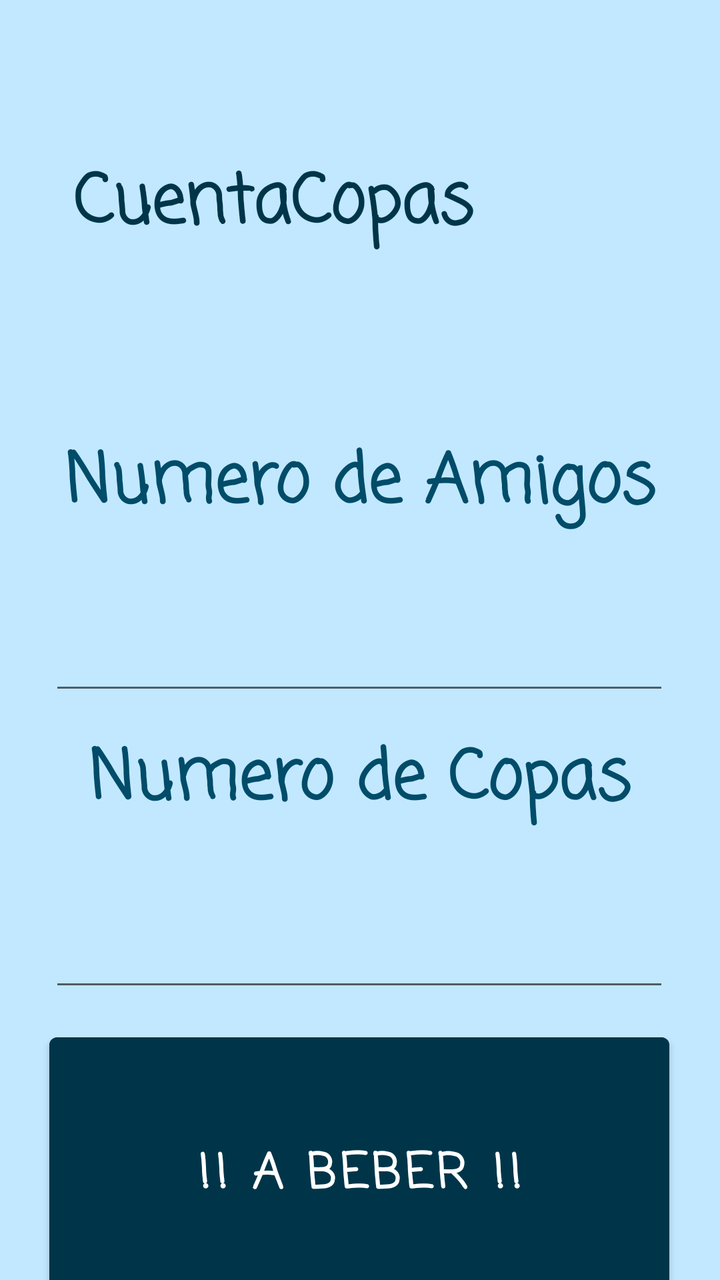
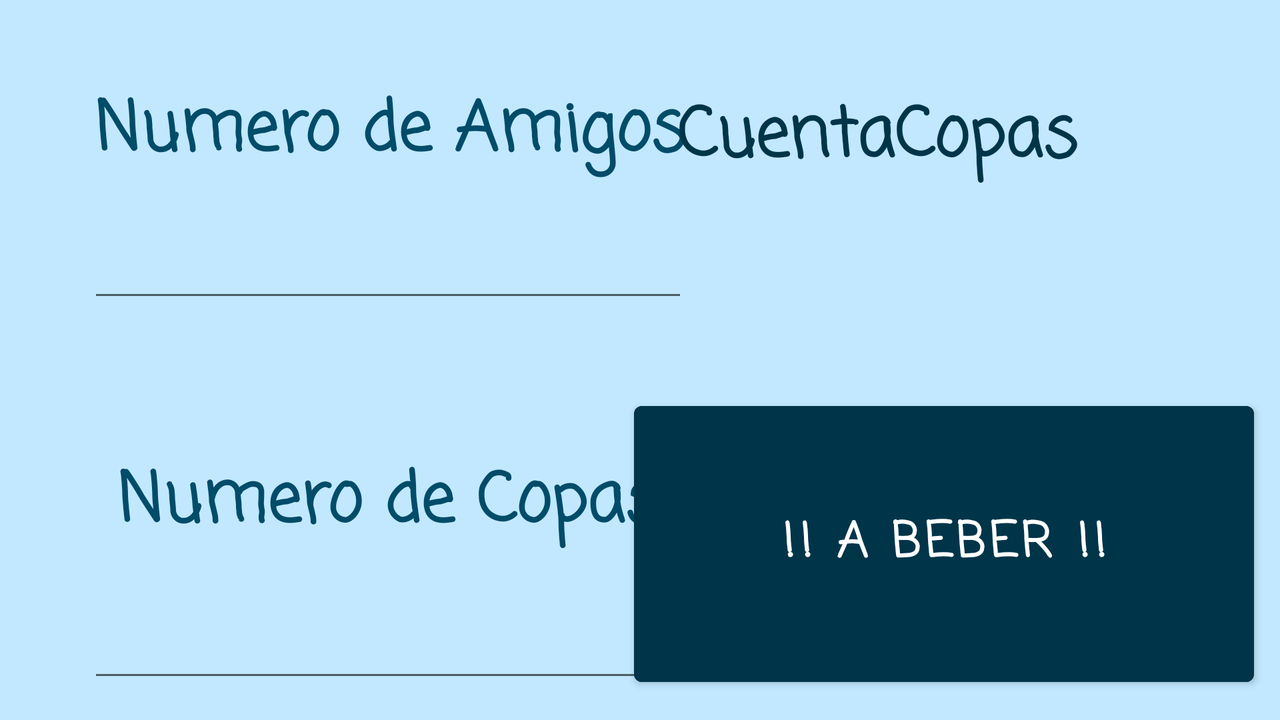

First picture: res/layout/ on a phone held upright. Second picture: the repository's own variant of that layout, on a device whose configuration matches the variant's folder. Source for both follows.
<!-- AndroidManifest.xml: application theme Theme.CuentaCopas -->
<!-- res/layout/activity_main.xml -->
<?xml version="1.0" encoding="utf-8"?>
<androidx.constraintlayout.widget.ConstraintLayout xmlns:android="http://schemas.android.com/apk/res/android"
    xmlns:app="http://schemas.android.com/apk/res-auto"
    xmlns:tools="http://schemas.android.com/tools"
    android:layout_width="match_parent"
    android:layout_height="match_parent"
    android:background="@color/material_dynamic_primary90"
    tools:context=".MainActivity">

    <TextView
        android:id="@+id/textViewNA"
        android:layout_width="310dp"
        android:layout_height="wrap_content"
        android:layout_marginTop="216dp"
        android:fontFamily="casual"
        android:text="@string/N_amigos"
        android:textAlignment="center"
        android:textColor="@color/material_dynamic_primary30"
        android:textSize="34sp"
        android:textStyle="bold"
        app:layout_constraintEnd_toEndOf="parent"
        app:layout_constraintHorizontal_bias="0.495"
        app:layout_constraintStart_toStartOf="parent"
        app:layout_constraintTop_toTopOf="parent" />

    <Button
        android:id="@+id/buttonEmpezar"
        android:layout_width="310dp"
        android:layout_height="150dp"
        android:layout_marginTop="12dp"
        android:backgroundTint="@color/material_dynamic_primary20"
        android:fontFamily="casual"
        android:text="@string/Abeber"
        android:textSize="24sp"
        android:textStyle="bold"
        app:layout_constraintEnd_toEndOf="parent"
        app:layout_constraintHorizontal_bias="0.495"
        app:layout_constraintStart_toStartOf="parent"
        app:layout_constraintTop_toBottomOf="@+id/editTextNcopas" />

    <TextView
        android:id="@+id/textViewNC"
        android:layout_width="310dp"
        android:layout_height="wrap_content"
        android:layout_marginTop="12dp"
        android:fontFamily="casual"
        android:text="@string/N_copas"
        android:textAlignment="center"
        android:textColor="@color/material_dynamic_primary30"
        android:textSize="34sp"
        android:textStyle="bold"
        app:layout_constraintEnd_toEndOf="parent"
        app:layout_constraintHorizontal_bias="0.495"
        app:layout_constraintStart_toStartOf="parent"
        app:layout_constraintTop_toBottomOf="@+id/editTextNamigos" />

    <EditText
        android:id="@+id/editTextNcopas"
        android:layout_width="310dp"
        android:layout_height="wrap_content"
        android:layout_marginTop="16dp"
        android:ems="10"
        android:fontFamily="casual"
        android:inputType="number"
        android:textAlignment="center"
        android:textColor="@color/material_dynamic_primary30"
        android:textSize="34sp"
        app:layout_constraintEnd_toEndOf="parent"
        app:layout_constraintHorizontal_bias="0.495"
        app:layout_constraintStart_toStartOf="parent"
        app:layout_constraintTop_toBottomOf="@+id/textViewNC" />

    <EditText
        android:id="@+id/editTextNamigos"
        android:layout_width="310dp"
        android:layout_height="wrap_content"
        android:layout_marginTop="16dp"
        android:ems="10"
        android:fontFamily="casual"
        android:inputType="number"
        android:textAlignment="center"
        android:textColor="@color/material_dynamic_primary30"
        android:textSize="34sp"
        app:layout_constraintEnd_toEndOf="parent"
        app:layout_constraintHorizontal_bias="0.495"
        app:layout_constraintStart_toStartOf="parent"
        app:layout_constraintTop_toBottomOf="@+id/textViewNA" />

    <TextView
        android:id="@+id/textViewTitulo"
        android:layout_width="wrap_content"
        android:layout_height="wrap_content"
        android:fontFamily="casual"
        android:text="@string/app_name"
        android:textColor="@color/material_dynamic_primary20"
        android:textSize="34sp"
        android:textStyle="bold"
        app:layout_constraintBottom_toBottomOf="parent"
        app:layout_constraintEnd_toEndOf="parent"
        app:layout_constraintHorizontal_bias="0.23"
        app:layout_constraintStart_toStartOf="parent"
        app:layout_constraintTop_toTopOf="parent"
        app:layout_constraintVertical_bias="0.13" />

    <ImageView
        android:id="@+id/imageView"
        android:layout_width="wrap_content"
        android:layout_height="wrap_content"
        app:layout_constraintBottom_toBottomOf="parent"
        app:layout_constraintEnd_toEndOf="parent"
        app:layout_constraintHorizontal_bias="0.8"
        app:layout_constraintStart_toStartOf="parent"
        app:layout_constraintTop_toTopOf="parent"
        app:layout_constraintVertical_bias="0.110000014"
        app:srcCompat="@mipmap/ic_launcher" />

</androidx.constraintlayout.widget.ConstraintLayout>
<!-- resources referenced by this layout -->
<resources>
  <string name="Abeber">!! A BEBER !!</string>
  <string name="N_amigos">Numero de Amigos</string>
  <string name="N_copas">Numero de Copas</string>
  <string name="app_name">CuentaCopas</string>
  <style name="Theme.CuentaCopas" parent="Theme.MaterialComponents.DayNight.DarkActionBar">
          
          <item name="colorPrimary">@color/purple_500</item>
          <item name="colorPrimaryVariant">@color/purple_700</item>
          <item name="colorOnPrimary">@color/white</item>
          
          <item name="colorSecondary">@color/teal_200</item>
          <item name="colorSecondaryVariant">@color/teal_700</item>
          <item name="colorOnSecondary">@color/black</item>
          
          <item name="android:statusBarColor">?attr/colorPrimaryVariant</item>
          
      </style>
</resources>
<!-- res/layout-land/activity_main.xml (the repository's variant of the layout above) -->
<!-- drawn on the phone turned sideways -->
<?xml version="1.0" encoding="utf-8"?>
<androidx.constraintlayout.widget.ConstraintLayout xmlns:android="http://schemas.android.com/apk/res/android"
    xmlns:app="http://schemas.android.com/apk/res-auto"
    xmlns:tools="http://schemas.android.com/tools"
    android:layout_width="match_parent"
    android:layout_height="match_parent"
    android:background="@color/material_dynamic_primary90"
    tools:context=".MainActivity">

    <EditText
        android:id="@+id/editTextNamigos"
        android:layout_width="300dp"
        android:layout_height="wrap_content"
        android:ems="10"
        android:fontFamily="casual"
        android:inputType="number"
        android:textAlignment="center"
        android:textColor="@color/material_dynamic_primary30"
        android:textSize="34sp"
        android:textStyle="bold"
        app:layout_constraintBottom_toBottomOf="parent"
        app:layout_constraintEnd_toEndOf="parent"
        app:layout_constraintHorizontal_bias="0.129"
        app:layout_constraintStart_toStartOf="parent"
        app:layout_constraintTop_toTopOf="parent"
        app:layout_constraintVertical_bias="0.3" />

    <TextView
        android:id="@+id/textViewNC"
        android:layout_width="300dp"
        android:layout_height="wrap_content"
        android:fontFamily="casual"
        android:text="@string/N_copas"
        android:textAlignment="center"
        android:textColor="@color/material_dynamic_primary30"
        android:textSize="34sp"
        android:textStyle="bold"
        app:layout_constraintBottom_toBottomOf="parent"
        app:layout_constraintEnd_toEndOf="parent"
        app:layout_constraintHorizontal_bias="0.129"
        app:layout_constraintStart_toStartOf="parent"
        app:layout_constraintTop_toTopOf="parent"
        app:layout_constraintVertical_bias="0.732" />

    <TextView
        android:id="@+id/textViewNA"
        android:layout_width="310dp"
        android:layout_height="wrap_content"
        android:fontFamily="casual"
        android:text="@string/N_amigos"
        android:textAlignment="center"
        android:textColor="@color/material_dynamic_primary30"
        android:textSize="34sp"
        android:textStyle="bold"
        app:layout_constraintBottom_toBottomOf="parent"
        app:layout_constraintEnd_toEndOf="parent"
        app:layout_constraintHorizontal_bias="0.12"
        app:layout_constraintStart_toStartOf="parent"
        app:layout_constraintTop_toTopOf="parent"
        app:layout_constraintVertical_bias="0.13" />

    <EditText
        android:id="@+id/editTextNcopas"
        android:layout_width="300dp"
        android:layout_height="wrap_content"
        android:ems="10"
        android:fontFamily="casual"
        android:inputType="number"
        android:textAlignment="center"
        android:textColor="@color/material_dynamic_primary30"
        android:textSize="34sp"
        android:textStyle="bold"
        app:layout_constraintBottom_toBottomOf="parent"
        app:layout_constraintEnd_toEndOf="parent"
        app:layout_constraintHorizontal_bias="0.129"
        app:layout_constraintStart_toStartOf="parent"
        app:layout_constraintTop_toTopOf="parent"
        app:layout_constraintVertical_bias="0.952" />

    <Button
        android:id="@+id/buttonEmpezar"
        android:layout_width="310dp"
        android:layout_height="150dp"
        android:backgroundTint="@color/material_dynamic_primary20"
        android:fontFamily="casual"
        android:text="@string/Abeber"
        android:textSize="24sp"
        android:textStyle="bold"
        app:layout_constraintBottom_toBottomOf="parent"
        app:layout_constraintEnd_toEndOf="parent"
        app:layout_constraintHorizontal_bias="0.961"
        app:layout_constraintStart_toStartOf="parent"
        app:layout_constraintTop_toTopOf="parent"
        app:layout_constraintVertical_bias="0.938" />

    <TextView
        android:id="@+id/textView"
        android:layout_width="wrap_content"
        android:layout_height="wrap_content"
        android:fontFamily="casual"
        android:text="@string/app_name"
        android:textColor="@color/material_dynamic_primary20"
        android:textSize="34sp"
        android:textStyle="bold"
        app:layout_constraintBottom_toBottomOf="parent"
        app:layout_constraintEnd_toEndOf="parent"
        app:layout_constraintHorizontal_bias="0.77"
        app:layout_constraintStart_toStartOf="parent"
        app:layout_constraintTop_toTopOf="parent"
        app:layout_constraintVertical_bias="0.139" />

    <ImageView
        android:id="@+id/imageView2"
        android:layout_width="89dp"
        android:layout_height="94dp"
        app:layout_constraintBottom_toBottomOf="parent"
        app:layout_constraintEnd_toEndOf="parent"
        app:layout_constraintHorizontal_bias="0.975"
        app:layout_constraintStart_toStartOf="parent"
        app:layout_constraintTop_toTopOf="parent"
        app:layout_constraintVertical_bias="0.088"
        app:srcCompat="@mipmap/ic_launcher" />
</androidx.constraintlayout.widget.ConstraintLayout>
